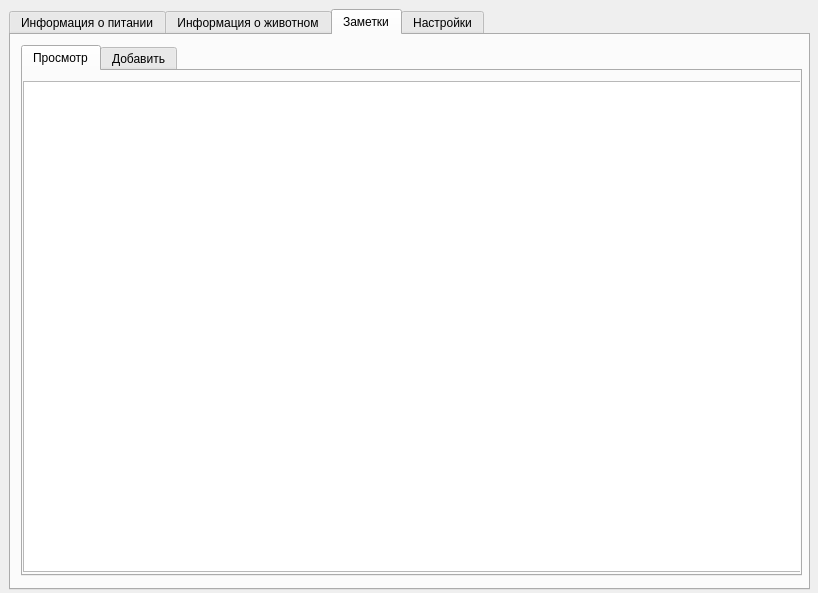
<?xml version="1.0" encoding="UTF-8"?>
<ui version="4.0">
 <class>MainWindow</class>
 <widget class="QMainWindow" name="MainWindow">
  <property name="geometry">
   <rect>
    <x>0</x>
    <y>0</y>
    <width>818</width>
    <height>593</height>
   </rect>
  </property>
  <property name="windowTitle">
   <string>MainWindow</string>
  </property>
  <widget class="QWidget" name="centralwidget">
   <widget class="QWidget" name="verticalLayoutWidget">
    <property name="geometry">
     <rect>
      <x>9</x>
      <y>9</y>
      <width>801</width>
      <height>581</height>
     </rect>
    </property>
    <layout class="QVBoxLayout" name="verticalLayout_6">
     <item>
      <widget class="QTabWidget" name="tabWidget">
       <property name="currentIndex">
        <number>2</number>
       </property>
       <widget class="QWidget" name="tab_info">
        <attribute name="title">
         <string>Информация о питании</string>
        </attribute>
        <widget class="Line" name="line">
         <property name="geometry">
          <rect>
           <x>0</x>
           <y>390</y>
           <width>801</width>
           <height>16</height>
          </rect>
         </property>
         <property name="orientation">
          <enum>Qt::Horizontal</enum>
         </property>
        </widget>
        <widget class="QLabel" name="label_9">
         <property name="geometry">
          <rect>
           <x>300</x>
           <y>410</y>
           <width>211</width>
           <height>17</height>
          </rect>
         </property>
         <property name="text">
          <string>Информация о наличии корма</string>
         </property>
        </widget>
        <widget class="QWidget" name="layoutWidget">
         <property name="geometry">
          <rect>
           <x>290</x>
           <y>440</y>
           <width>211</width>
           <height>27</height>
          </rect>
         </property>
         <layout class="QHBoxLayout" name="horizontalLayout_7">
          <item>
           <widget class="QLabel" name="foodbarlabel">
            <property name="text">
             <string>Корм</string>
            </property>
           </widget>
          </item>
          <item>
           <widget class="QProgressBar" name="foodProgressBar">
            <property name="value">
             <number>24</number>
            </property>
           </widget>
          </item>
         </layout>
        </widget>
        <widget class="QWidget" name="layoutWidget">
         <property name="geometry">
          <rect>
           <x>290</x>
           <y>470</y>
           <width>211</width>
           <height>27</height>
          </rect>
         </property>
         <layout class="QHBoxLayout" name="horizontalLayout_8">
          <item>
           <widget class="QLabel" name="waterbarlabel">
            <property name="text">
             <string>Вода</string>
            </property>
           </widget>
          </item>
          <item>
           <widget class="QProgressBar" name="waterProgressBar">
            <property name="value">
             <number>100</number>
            </property>
           </widget>
          </item>
         </layout>
        </widget>
        <widget class="QWidget" name="horizontalLayoutWidget">
         <property name="geometry">
          <rect>
           <x>0</x>
           <y>0</y>
           <width>791</width>
           <height>261</height>
          </rect>
         </property>
         <layout class="QHBoxLayout" name="horizontalLayout_12">
          <item>
           <widget class="QTextEdit" name="daylayout">
            <property name="undoRedoEnabled">
             <bool>true</bool>
            </property>
            <property name="readOnly">
             <bool>true</bool>
            </property>
            <property name="html">
             <string>&lt;!DOCTYPE HTML PUBLIC &quot;-//W3C//DTD HTML 4.0//EN&quot; &quot;http://www.w3.org/TR/REC-html40/strict.dtd&quot;&gt;
&lt;html&gt;&lt;head&gt;&lt;meta name=&quot;qrichtext&quot; content=&quot;1&quot; /&gt;&lt;style type=&quot;text/css&quot;&gt;
p, li { white-space: pre-wrap; }
&lt;/style&gt;&lt;/head&gt;&lt;body style=&quot; font-family:'Noto Sans'; font-size:9pt; font-weight:400; font-style:normal;&quot;&gt;
&lt;p style=&quot;-qt-paragraph-type:empty; margin-top:0px; margin-bottom:0px; margin-left:0px; margin-right:0px; -qt-block-indent:0; text-indent:0px;&quot;&gt;&lt;br /&gt;&lt;/p&gt;&lt;/body&gt;&lt;/html&gt;</string>
            </property>
           </widget>
          </item>
          <item>
           <widget class="QCalendarWidget" name="calendarWidget"/>
          </item>
         </layout>
        </widget>
       </widget>
       <widget class="QWidget" name="tab_petinfo">
        <attribute name="title">
         <string>Информация о животном</string>
        </attribute>
        <widget class="QLabel" name="photo">
         <property name="geometry">
          <rect>
           <x>250</x>
           <y>10</y>
           <width>531</width>
           <height>531</height>
          </rect>
         </property>
         <property name="text">
          <string/>
         </property>
        </widget>
        <widget class="QWidget" name="layoutWidget">
         <property name="geometry">
          <rect>
           <x>70</x>
           <y>10</y>
           <width>175</width>
           <height>181</height>
          </rect>
         </property>
         <layout class="QVBoxLayout" name="verticalLayout">
          <item>
           <layout class="QHBoxLayout" name="horizontalLayout_3">
            <item>
             <widget class="QLabel" name="label_10">
              <property name="text">
               <string>Вид</string>
              </property>
             </widget>
            </item>
            <item>
             <widget class="QLineEdit" name="animaltype">
              <property name="readOnly">
               <bool>true</bool>
              </property>
             </widget>
            </item>
           </layout>
          </item>
          <item>
           <layout class="QHBoxLayout" name="horizontalLayout_4">
            <item>
             <widget class="QLabel" name="label_11">
              <property name="text">
               <string>Порода</string>
              </property>
             </widget>
            </item>
            <item>
             <widget class="QLineEdit" name="animalbreed">
              <property name="readOnly">
               <bool>true</bool>
              </property>
             </widget>
            </item>
           </layout>
          </item>
          <item>
           <layout class="QHBoxLayout" name="horizontalLayout_9">
            <item>
             <widget class="QLabel" name="label_12">
              <property name="text">
               <string>Вес</string>
              </property>
             </widget>
            </item>
            <item>
             <widget class="QLineEdit" name="animalweight">
              <property name="readOnly">
               <bool>true</bool>
              </property>
             </widget>
            </item>
           </layout>
          </item>
          <item>
           <layout class="QHBoxLayout" name="horizontalLayout_10">
            <item>
             <widget class="QLabel" name="label_13">
              <property name="text">
               <string>Возраст</string>
              </property>
             </widget>
            </item>
            <item>
             <widget class="QLineEdit" name="animalage">
              <property name="readOnly">
               <bool>true</bool>
              </property>
             </widget>
            </item>
           </layout>
          </item>
          <item>
           <layout class="QHBoxLayout" name="horizontalLayout_11">
            <item>
             <widget class="QLabel" name="label_15">
              <property name="text">
               <string>Пол</string>
              </property>
             </widget>
            </item>
            <item>
             <widget class="QLineEdit" name="animalsex">
              <property name="readOnly">
               <bool>true</bool>
              </property>
             </widget>
            </item>
           </layout>
          </item>
         </layout>
        </widget>
       </widget>
       <widget class="QWidget" name="tab">
        <attribute name="title">
         <string>Заметки</string>
        </attribute>
        <widget class="QTabWidget" name="tabWidget_2">
         <property name="geometry">
          <rect>
           <x>10</x>
           <y>10</y>
           <width>781</width>
           <height>531</height>
          </rect>
         </property>
         <property name="currentIndex">
          <number>0</number>
         </property>
         <widget class="QWidget" name="tab_2">
          <attribute name="title">
           <string>Просмотр</string>
          </attribute>
          <widget class="QTextBrowser" name="shownotes_txt">
           <property name="geometry">
            <rect>
             <x>0</x>
             <y>10</y>
             <width>781</width>
             <height>491</height>
            </rect>
           </property>
          </widget>
         </widget>
         <widget class="QWidget" name="tab_3">
          <attribute name="title">
           <string>Добавить</string>
          </attribute>
          <widget class="QTextEdit" name="note_textbox">
           <property name="geometry">
            <rect>
             <x>20</x>
             <y>60</y>
             <width>721</width>
             <height>311</height>
            </rect>
           </property>
          </widget>
          <widget class="QPushButton" name="savenote_button">
           <property name="geometry">
            <rect>
             <x>330</x>
             <y>400</y>
             <width>87</width>
             <height>29</height>
            </rect>
           </property>
           <property name="text">
            <string>Сохранить</string>
           </property>
          </widget>
          <widget class="QWidget" name="layoutWidget">
           <property name="geometry">
            <rect>
             <x>30</x>
             <y>10</y>
             <width>184</width>
             <height>31</height>
            </rect>
           </property>
           <layout class="QHBoxLayout" name="horizontalLayout_29">
            <item>
             <widget class="QLabel" name="label_21">
              <property name="text">
               <string>Название</string>
              </property>
             </widget>
            </item>
            <item>
             <widget class="QLineEdit" name="notename"/>
            </item>
           </layout>
          </widget>
         </widget>
        </widget>
       </widget>
       <widget class="QWidget" name="tab_settings">
        <attribute name="title">
         <string>Настройки</string>
        </attribute>
        <widget class="QWidget" name="widget" native="true">
         <property name="geometry">
          <rect>
           <x>10</x>
           <y>140</y>
           <width>281</width>
           <height>221</height>
          </rect>
         </property>
         <widget class="QWidget" name="layoutWidget">
          <property name="geometry">
           <rect>
            <x>0</x>
            <y>0</y>
            <width>278</width>
            <height>230</height>
           </rect>
          </property>
          <layout class="QHBoxLayout" name="horizontalLayout_6">
           <item>
            <layout class="QVBoxLayout" name="verticalLayout_2">
             <item>
              <widget class="QCheckBox" name="checkBox_3">
               <property name="text">
                <string>00</string>
               </property>
              </widget>
             </item>
             <item>
              <widget class="QCheckBox" name="checkBox_4">
               <property name="text">
                <string>01</string>
               </property>
              </widget>
             </item>
             <item>
              <widget class="QCheckBox" name="checkBox_5">
               <property name="text">
                <string>02</string>
               </property>
              </widget>
             </item>
             <item>
              <widget class="QCheckBox" name="checkBox_6">
               <property name="text">
                <string>03</string>
               </property>
              </widget>
             </item>
             <item>
              <widget class="QCheckBox" name="checkBox_7">
               <property name="text">
                <string>04</string>
               </property>
              </widget>
             </item>
             <item>
              <widget class="QCheckBox" name="checkBox_21">
               <property name="text">
                <string>05</string>
               </property>
              </widget>
             </item>
             <item>
              <widget class="QCheckBox" name="checkBox_22">
               <property name="text">
                <string>05</string>
               </property>
              </widget>
             </item>
             <item>
              <widget class="QCheckBox" name="checkBox_8">
               <property name="text">
                <string>07</string>
               </property>
              </widget>
             </item>
            </layout>
           </item>
           <item>
            <layout class="QVBoxLayout" name="verticalLayout_3">
             <item>
              <widget class="QCheckBox" name="checkBox_9">
               <property name="text">
                <string>08</string>
               </property>
              </widget>
             </item>
             <item>
              <widget class="QCheckBox" name="checkBox_10">
               <property name="text">
                <string>09</string>
               </property>
              </widget>
             </item>
             <item>
              <widget class="QCheckBox" name="checkBox_11">
               <property name="text">
                <string>10</string>
               </property>
              </widget>
             </item>
             <item>
              <widget class="QCheckBox" name="checkBox_12">
               <property name="text">
                <string>11</string>
               </property>
              </widget>
             </item>
             <item>
              <widget class="QCheckBox" name="checkBox_13">
               <property name="text">
                <string>12</string>
               </property>
              </widget>
             </item>
             <item>
              <widget class="QCheckBox" name="checkBox_24">
               <property name="text">
                <string>13</string>
               </property>
              </widget>
             </item>
             <item>
              <widget class="QCheckBox" name="checkBox_23">
               <property name="text">
                <string>14</string>
               </property>
              </widget>
             </item>
             <item>
              <widget class="QCheckBox" name="checkBox_14">
               <property name="text">
                <string>15</string>
               </property>
              </widget>
             </item>
            </layout>
           </item>
           <item>
            <layout class="QVBoxLayout" name="verticalLayout_4">
             <item>
              <widget class="QCheckBox" name="checkBox_15">
               <property name="text">
                <string>16</string>
               </property>
              </widget>
             </item>
             <item>
              <widget class="QCheckBox" name="checkBox_16">
               <property name="text">
                <string>17</string>
               </property>
              </widget>
             </item>
             <item>
              <widget class="QCheckBox" name="checkBox_17">
               <property name="text">
                <string>18</string>
               </property>
              </widget>
             </item>
             <item>
              <widget class="QCheckBox" name="checkBox_18">
               <property name="text">
                <string>19</string>
               </property>
              </widget>
             </item>
             <item>
              <widget class="QCheckBox" name="checkBox_26">
               <property name="text">
                <string>20</string>
               </property>
              </widget>
             </item>
             <item>
              <widget class="QCheckBox" name="checkBox_25">
               <property name="text">
                <string>21</string>
               </property>
              </widget>
             </item>
             <item>
              <widget class="QCheckBox" name="checkBox_19">
               <property name="text">
                <string>22</string>
               </property>
              </widget>
             </item>
             <item>
              <widget class="QCheckBox" name="checkBox_20">
               <property name="text">
                <string>23</string>
               </property>
              </widget>
             </item>
            </layout>
           </item>
          </layout>
         </widget>
        </widget>
        <widget class="QWidget" name="layoutWidget">
         <property name="geometry">
          <rect>
           <x>10</x>
           <y>60</y>
           <width>272</width>
           <height>29</height>
          </rect>
         </property>
         <layout class="QHBoxLayout" name="horizontalLayout_2">
          <item>
           <widget class="QLabel" name="label">
            <property name="text">
             <string>Дневная норма</string>
            </property>
           </widget>
          </item>
          <item>
           <widget class="QSpinBox" name="feedweight">
            <property name="maximum">
             <number>200</number>
            </property>
            <property name="singleStep">
             <number>5</number>
            </property>
           </widget>
          </item>
         </layout>
        </widget>
        <widget class="QWidget" name="layoutWidget">
         <property name="geometry">
          <rect>
           <x>10</x>
           <y>20</y>
           <width>176</width>
           <height>27</height>
          </rect>
         </property>
         <layout class="QHBoxLayout" name="horizontalLayout">
          <item>
           <widget class="QLabel" name="label_2">
            <property name="text">
             <string>Частота питания</string>
            </property>
           </widget>
          </item>
          <item>
           <widget class="QComboBox" name="feedfrequency">
            <item>
             <property name="text">
              <string notr="true">1</string>
             </property>
            </item>
            <item>
             <property name="text">
              <string>2</string>
             </property>
            </item>
            <item>
             <property name="text">
              <string>3</string>
             </property>
            </item>
            <item>
             <property name="text">
              <string>4</string>
             </property>
            </item>
            <item>
             <property name="text">
              <string>5</string>
             </property>
            </item>
            <item>
             <property name="text">
              <string notr="true" comment="фыв">6</string>
             </property>
            </item>
           </widget>
          </item>
         </layout>
        </widget>
        <widget class="QWidget" name="layoutWidget">
         <property name="geometry">
          <rect>
           <x>10</x>
           <y>100</y>
           <width>327</width>
           <height>27</height>
          </rect>
         </property>
         <layout class="QHBoxLayout" name="horizontalLayout_5">
          <item>
           <widget class="QLabel" name="label_5">
            <property name="text">
             <string>Подача корма</string>
            </property>
           </widget>
          </item>
          <item>
           <widget class="QComboBox" name="feedsupply">
            <property name="currentText">
             <string>По времени</string>
            </property>
            <item>
             <property name="text">
              <string>По времени</string>
             </property>
            </item>
            <item>
             <property name="text">
              <string>Сразу после употребления</string>
             </property>
            </item>
           </widget>
          </item>
         </layout>
        </widget>
        <widget class="QWidget" name="layoutWidget">
         <property name="geometry">
          <rect>
           <x>480</x>
           <y>0</y>
           <width>366</width>
           <height>83</height>
          </rect>
         </property>
         <layout class="QVBoxLayout" name="verticalLayout_5">
          <item>
           <widget class="QCheckBox" name="showfeed">
            <property name="text">
             <string>Отображать количество корма</string>
            </property>
           </widget>
          </item>
          <item>
           <widget class="QCheckBox" name="showwater">
            <property name="text">
             <string>Отоборажать уровень воды </string>
            </property>
           </widget>
          </item>
          <item>
           <widget class="QCheckBox" name="autocontrolling">
            <property name="text">
             <string>Включить автоматический контроль за кормом</string>
            </property>
           </widget>
          </item>
         </layout>
        </widget>
        <widget class="QWidget" name="horizontalLayoutWidget_2">
         <property name="geometry">
          <rect>
           <x>50</x>
           <y>450</y>
           <width>708</width>
           <height>80</height>
          </rect>
         </property>
         <layout class="QHBoxLayout" name="horizontalLayout_13">
          <item>
           <widget class="QPushButton" name="savesettings">
            <property name="text">
             <string>Сохранить настройки</string>
            </property>
           </widget>
          </item>
          <item>
           <widget class="QPushButton" name="setdefaultsettings">
            <property name="text">
             <string>Сбросить настройки</string>
            </property>
           </widget>
          </item>
          <item>
           <widget class="QPushButton" name="pushButton">
            <property name="text">
             <string>Обновить информацию</string>
            </property>
           </widget>
          </item>
          <item>
           <widget class="QPushButton" name="changeinfoaboutpet">
            <property name="text">
             <string>Изменить информацию о животном</string>
            </property>
           </widget>
          </item>
         </layout>
        </widget>
        <widget class="QWidget" name="layoutWidget_2">
         <property name="geometry">
          <rect>
           <x>480</x>
           <y>90</y>
           <width>272</width>
           <height>29</height>
          </rect>
         </property>
         <layout class="QHBoxLayout" name="horizontalLayout_14">
          <item>
           <widget class="QLabel" name="label_3">
            <property name="text">
             <string>Объем воды</string>
            </property>
           </widget>
          </item>
          <item>
           <widget class="QSpinBox" name="countofwater">
            <property name="maximum">
             <number>500</number>
            </property>
            <property name="singleStep">
             <number>5</number>
            </property>
           </widget>
          </item>
         </layout>
        </widget>
       </widget>
      </widget>
     </item>
    </layout>
   </widget>
  </widget>
 </widget>
 <resources/>
 <connections/>
</ui>
